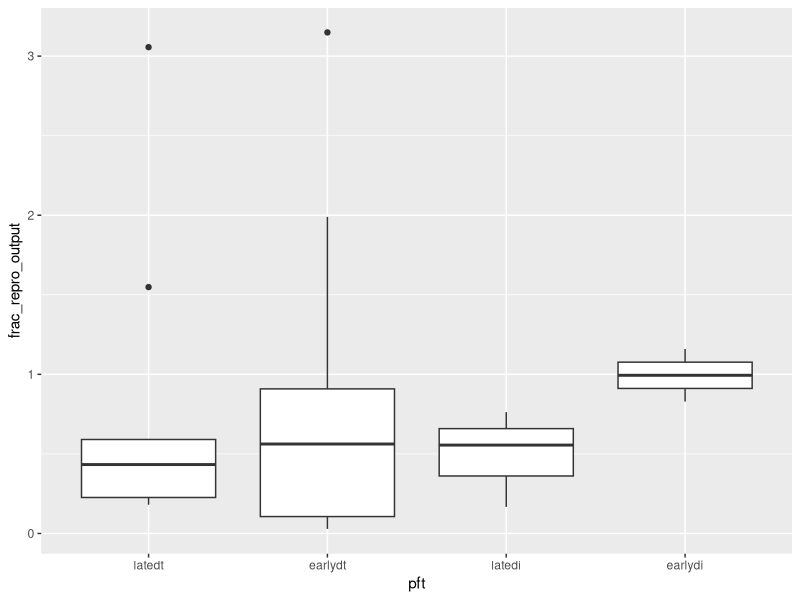
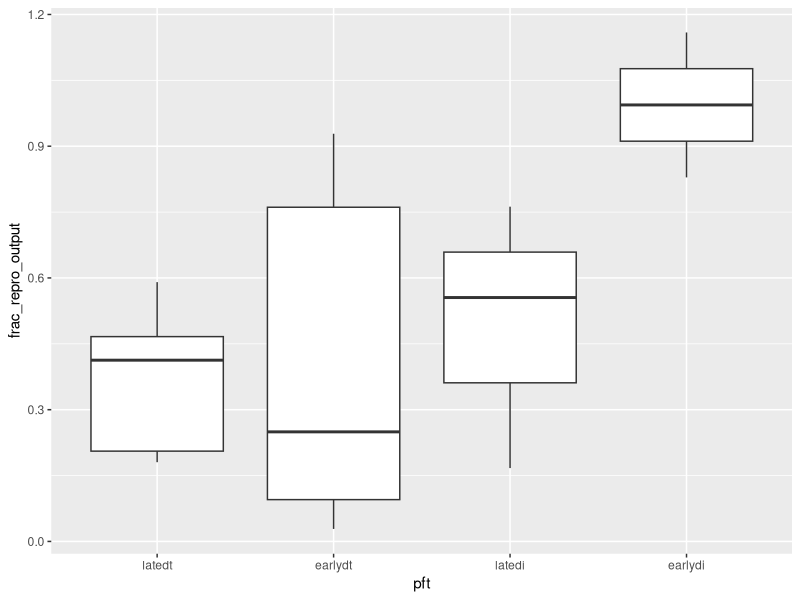
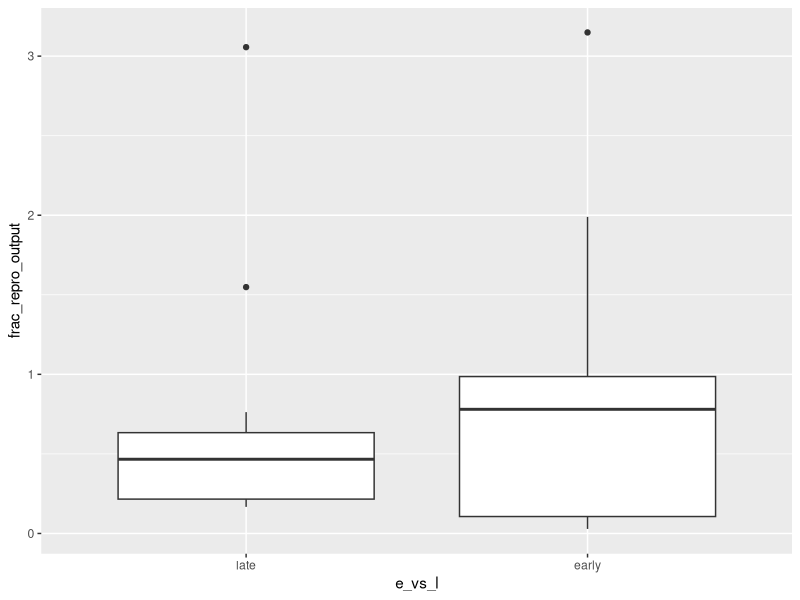
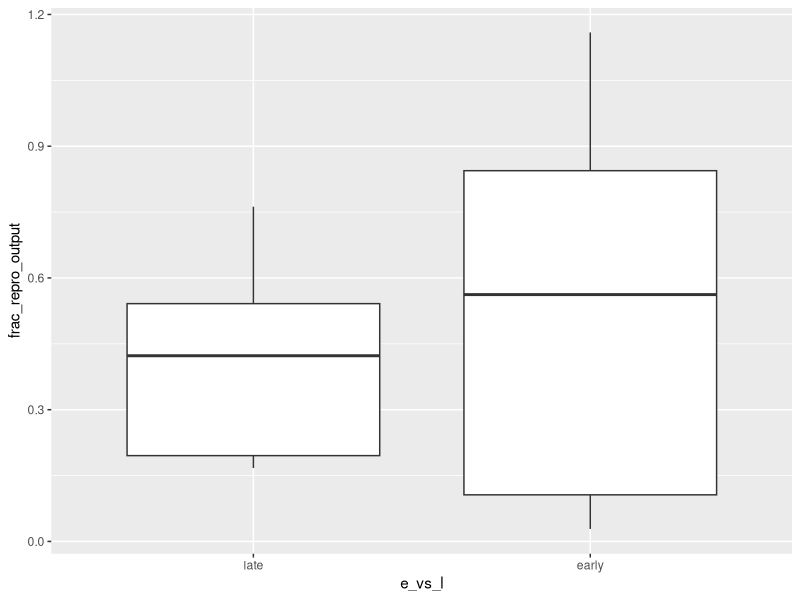
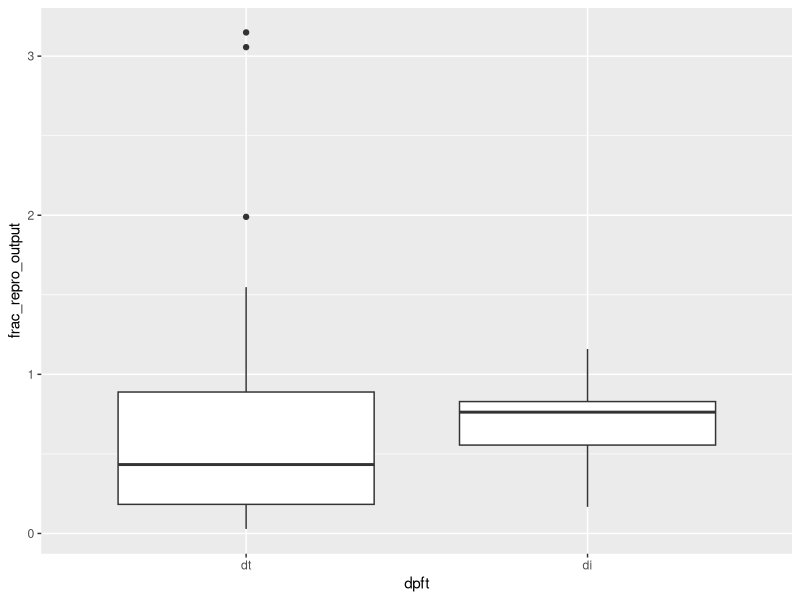
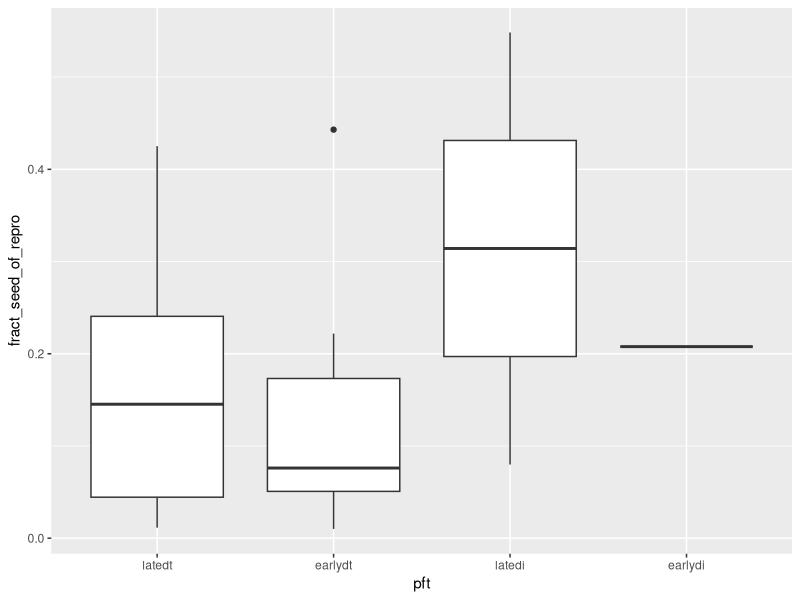
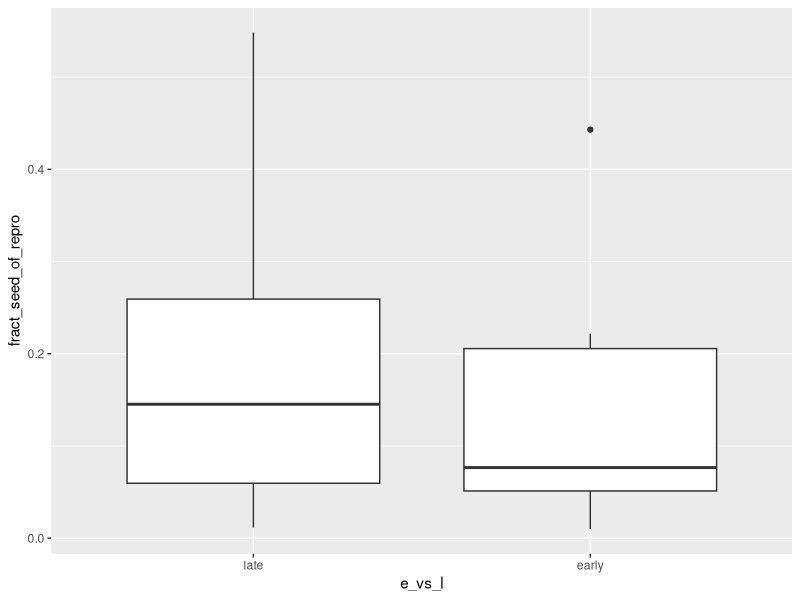
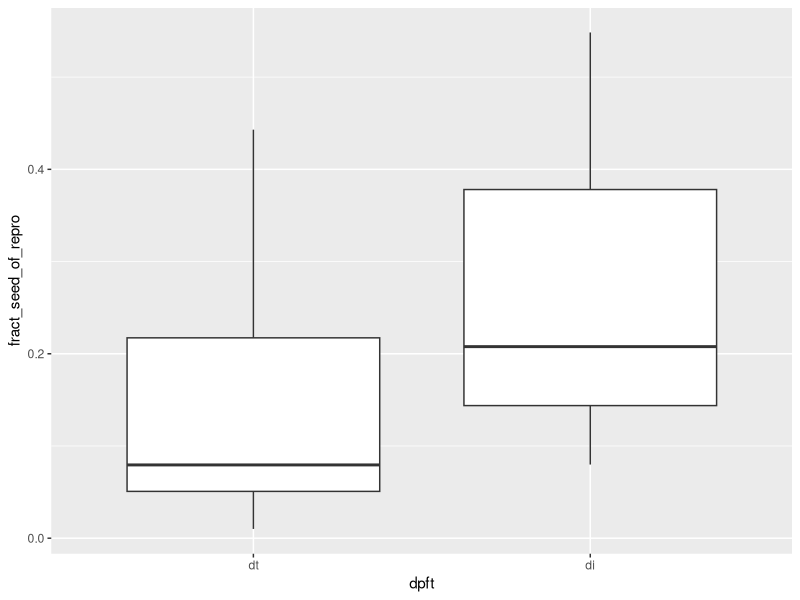

Here is the R script that generated these plots, in order:
## ---- chunk 1
knitr::opts_chunk$set(echo = TRUE)
## ---- chunk 2
library(tidyverse)
library(readr)
library(skimr)
## ---- chunk 3
#this file contains the spp list and pfts for the 26 spp identified with more than 50 repro individuals
species_list_26 <- read_csv("species_list_for_repro_alloc_26_mostabund_sp.csv", col_types = cols(
  sp = col_character(),
  Latin = col_character(),
  dmax = col_double(),
  wsg = col_double(),
  e_vs_l = col_factor(),
  dpft = col_factor(),
  repro_abund_2010 = col_double(),
  pft = col_factor()
))
head(species_list_26)

## ---- chunk 4
bci_repro_traits <- read_csv("BCITRAITS_20101220 (1).csv") %>%
                    mutate(sp = tolower(`SP$`)) %>%
                    select(sp, FRUIT_DRY, N_SEEDFULL, SEED_DRY, DSPR_DRY)

#view(BCITRAITS_20101220_1_)

head(bci_repro_traits) 
## ---- chunk 5

b_area <- read_csv("basal_area_2010.csv") %>%
              select(sp, ba)


rb_area <- read_csv("repro_basal_area_df.csv") %>%
           select(sp, r_ba)

## ---- chunk 6
sp_traits <- species_list_26 %>%
                    left_join(bci_repro_traits, by = "sp") %>%
                    left_join(b_area, by = "sp") %>%
                    left_join(rb_area, by = "sp")

head(sp_traits)
skim(sp_traits)

#From the skim, note there are 5 sp for which BCI traits is missing trait values


missing_values <- sp_traits %>%
                  filter(is.na(DSPR_DRY) | is.na(FRUIT_DRY) | is.na(N_SEEDFULL) | is.na(SEED_DRY))

missing_values
## ---- chunk 7
mass_data_50haplot <- read_csv("Hanbury_Brown_50ha_20190221.csv", col_types = cols(sp = col_character(), 
                                                                                   type = col_factor(), 
                                                                                   mass = col_double(),
                                                                                   Freq = col_double())
                                                                                      )
skim(mass_data_50haplot)
head(mass_data_50haplot)
## ---- chunk 8
repro_total_df <- mass_data_50haplot %>%
                  left_join(sp_traits, by = "sp") %>%
                  filter(type != "leaf") %>%
                  group_by(sp)%>%
                  mutate(repro_mass_total = sum(mass)) %>%
                  mutate(repro_mass_per_yr = repro_mass_total * 12 / 67) %>%
                  mutate(repro_mass_per_yr_m2 = repro_mass_per_yr / 31) %>%  
                  mutate(repro_mass_per_yr_indv = repro_mass_per_yr / repro_abund_2010) %>%
                  mutate(repro_output_50_ha = (repro_mass_per_yr_m2 * 500000 / r_ba)) %>%
                  filter(type == "mature fruit") %>%
                  mutate(mature_frt_mass = sum(mass)) %>%
                  select(sp, mature_frt_mass, repro_mass_total, repro_mass_per_yr_indv, repro_mass_per_yr, repro_mass_per_yr_m2, repro_output_50_ha) %>%
                  distinct(sp, .keep_all = T)

repro_total_df

leaf_total_df <- mass_data_50haplot %>%
                 left_join(sp_traits, by = "sp") %>%
                 filter(type == "leaf") %>%
                 group_by(sp) %>%
                 mutate(leaf_mass_per_yr = mass * 12 / 67) %>%
                 mutate(leaf_mass_per_yr_m2 = leaf_mass_per_yr / 31) %>%
                 mutate(leaf_output_50_ha = (leaf_mass_per_yr_m2 * 500000 / ba)) %>%
                 select(sp, leaf_mass_per_yr, leaf_mass_per_yr_m2, leaf_output_50_ha) %>%
                 distinct(sp, .keep_all = T)

leaf_total_df

## ---- chunk 9
    
Repro_trait_data <- sp_traits %>%
                    left_join(repro_total_df, by = "sp") %>%
                    left_join(leaf_total_df, by = "sp") %>%
                    mutate(frac_repro_output = repro_output_50_ha / leaf_output_50_ha)

head(Repro_trait_data)
skim(Repro_trait_data)

outliers<- Repro_trait_data %>%
   filter(frac_repro_output >= 1.0) %>%
   select(sp, repro_mass_per_yr_m2, ba, r_ba, repro_output_50_ha, leaf_output_50_ha, frac_repro_output)

outliers

#the sp quaras seems to have an error in basal area or reproductive basal area measure
#basal area is reported as 120.8 m2, reproductive basal area is reported as 0.91 m2
#Quaras repro_output per year per m2 = 27.22g, it seems unlikely repro basal area is only .9
#the resulting fraction of repro_output / leaf_output = 87
#removed quaras from below boxplots

Repro_trait_data %>%
        group_by(pft) %>%
        filter(sp != "quaras") %>%
        ggplot(aes(pft, frac_repro_output)) + geom_boxplot()


#arbitrarily expluding potential outliers, where frac_repro_output was greater than 1.5
#even exluding these, the average frac of repro_output/leaf_litter_output >> 0.1

Repro_trait_data %>%
        group_by(pft) %>%
        filter(frac_repro_output < 1.5) %>%
        ggplot(aes(pft, frac_repro_output)) + geom_boxplot()

Repro_trait_data %>%
        group_by(e_vs_l) %>%
        filter(sp != "quaras") %>%
        ggplot(aes(e_vs_l, frac_repro_output)) + geom_boxplot()

Repro_trait_data %>%
        group_by(e_vs_l) %>%
        filter(frac_repro_output < 1.5) %>%
        ggplot(aes(e_vs_l, frac_repro_output)) + geom_boxplot()

Repro_trait_data %>%
        group_by(dpft) %>%
        filter(sp != "quaras") %>%
        ggplot(aes(dpft, frac_repro_output)) + geom_boxplot()


## ---- chunk 10
repro_seeds_df <- Repro_trait_data %>%
                  mutate(expd_seed_mass = ((mature_frt_mass/ FRUIT_DRY) * N_SEEDFULL * SEED_DRY)) %>%
                  mutate(fract_seed_of_repro = expd_seed_mass / repro_mass_total)

head(repro_seeds_df)
skim(repro_seeds_df)

#graphing pft
repro_seeds_df %>%
        group_by(pft) %>%
        ggplot(aes(pft, fract_seed_of_repro)) + geom_boxplot()

#summarizing by pft
repro_seeds_df %>%
        group_by(pft) %>%
        summarize(per_pft_seed_frac_repro = mean(fract_seed_of_repro, na.rm = T), 
                  se = sd(fract_seed_of_repro, na.rm = T)/length(fract_seed_of_repro))
   
#graphing e_vs_l
repro_seeds_df %>%
        group_by(e_vs_l) %>%
        ggplot(aes(e_vs_l, fract_seed_of_repro)) + geom_boxplot()

#graphing dt vs di
repro_seeds_df %>%
        group_by(dpft) %>%
        ggplot(aes(dpft, fract_seed_of_repro)) + geom_boxplot()
